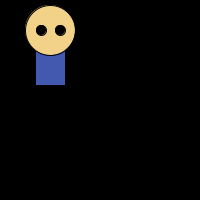
Frame 1 (no input)
Frame 60 (the mouse pressed at the canvas centre just before this capture): identical to frame 1, image omitted
Frame 120 (the mouse held since frame 60 and released just before this capture): identical to frame 1, image omitted

The Processing sketch that drew this single still picture (run headless with seeded random() and noise(); from frame 60 on, the mouse is pressed at the canvas centre):

// Processing sketch: sketch_zoog
// ── sketch_zoog.pde
void setup(){
 size(200, 200); 
}

void draw(){
  background(0);
  Zoog();
}

void Zoog(){
   // Set ellipses and rects to CENTER mode
  rectMode(CENTER);
  ellipseMode(CENTER);
  
  // body
  stroke(0);
  fill(#4359AF);
  rect(50, 60, 30, 50);
  
  // head
  fill(#F2D189);
  ellipse(50, 30, 50, 50);
  
  //eyes
  fill(0);
  ellipse(41, 30, 10, 10);
  ellipse(60, 30, 10, 10);  
}
